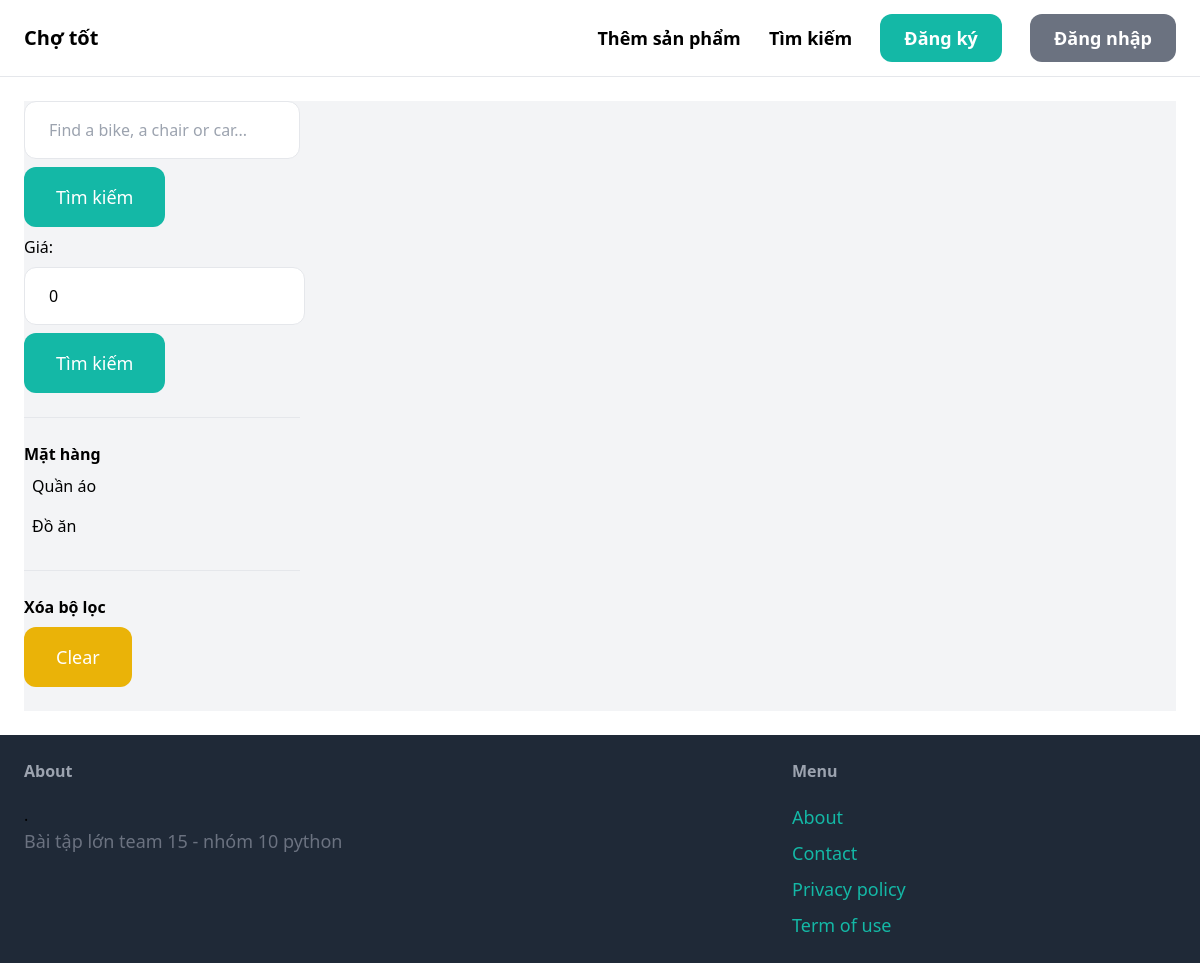
Page /items/?query=&category=3 on the earlier database version.
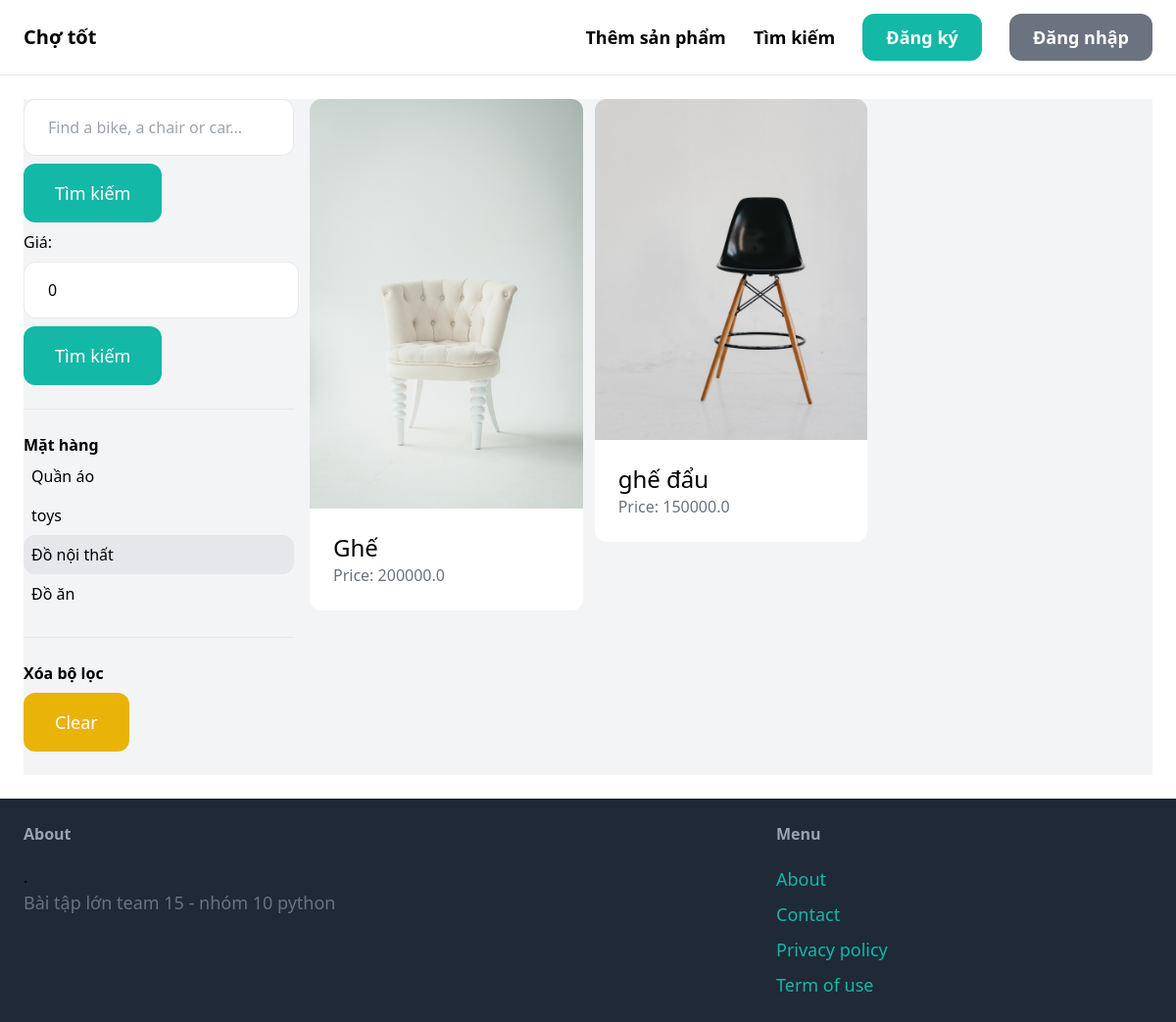
Same page on the later database version.
### item/models.py (models this page shows, shortened)
class Category(models.Model):
    name = models.CharField(max_length=255)
    class Meta:
        ordering = ('name',)
        verbose_name_plural = 'Categories'

class Item(models.Model):
    category = models.ForeignKey(Category, related_name='items', on_delete=models.CASCADE)
    name = models.CharField(max_length=255)
    description = models.TextField(blank=True, null=True)
    price = models.FloatField()
    image = models.ImageField(upload_to='item_images', blank=True, null=True)
    is_sold = models.BooleanField(default=False)
    created_by = models.ForeignKey(User, related_name='items', on_delete=models.CASCADE)
    created_at = models.DateTimeField(auto_now_add=True)

### item/views.py (the view)
# urls.py: path('', views.items, name='items'),
def items(request):
    query = request.GET.get('query', '')
    category_id = request.GET.get('category', 0)
    price = request.GET.get('price', 0)
    categories = Category.objects.all()
    items = Item.objects.filter(is_sold=False)
    if category_id:
        items = items.filter(category_id=category_id)
    if query:
        items = items.filter(Q(name__icontains=query) | Q(description__icontains=query))
    if price:
        items = items.filter(price__lte=float(price))
    return render(request, 'item/items.html', {
        'items': items,
        'query': query,
        'categories': categories,
        'category_id': int(category_id),
        'price': price
    })

### item/templates/item/items.html (shortened to what this page needs)
{% extends 'core/base.html' %}
{% block content %}
    <div class="pb-6 grid grid-cols-4 gap-4 bg-gray-100">
        <div class="col-span-1">
            <form method="get" action="{% url 'item:items' %}">
                <input name="query" class="w-full py-4 px-6 border rounded-xl" type="text" value="{{ query }}" placeholder="Find a bike, a chair or car...">
                <button class="mt-2 py-4 px-8 text-lg bg-teal-500 text-white rounded-xl">Tìm kiếm</button>
            </form>
            <form method="get" action="{% url 'item:items' %}">
                <div class="mt-2">
                    <label>Giá:</label>
                    <input name="price" type="number" value="{{ price }}" placeholder="Nhập giá tối đa" class="mt-2 py-4 px-6 border rounded-xl">
                </div>
                <button class="mt-2 py-4 px-8 text-lg bg-teal-500 text-white rounded-xl">Tìm kiếm</button>
            </form>
            <hr class="my-6">
            <p class="font-semibold">Mặt hàng</p>
            <ul>
                {% for category in categories %}
                    <li class="py-2 px-2 rounded-xl{% if category.id == category_id %} bg-gray-200{% endif %}">
                        <a href="{% url 'item:items' %}?query={{ query }}&category={{ category.id }}">{{ category.name}}</a>
                    </li>
                {% endfor %}
            </ul>
            <hr class="my-6">
            <p class="font-semibold">Xóa bộ lọc</p>
            <ul>
                <li><a href="{% url 'item:items' %}" class="mt-2 py-4 px-8 inline-block bg-yellow-500 text-lg rounded-xl text-white">Clear</a>
        </div>
        <div class="col-span-3">
            <div class="grid grid-cols-3 gap-3">
                {% for item in items %}
                    <div>
                        <a href="{% url 'item:detail' item.id %}">
                            <div>
                                <img src="{{ item.image.url }}" class="rounded-t-xl">
                            </div>
                            <div class="p-6 bg-white rounded-b-xl">
                                <h2 class="text-2xl">{{ item.name }}</h2>
                                <p class="text-gray-500">Price: {{ item.price }}</p>
                            </div>
                        </a>
                    </div>
                {% endfor %}
            </div>
        </div>
    </div>
{% endblock %}

### core/templates/core/base.html (shortened to what this page needs)
<!doctype html>
<html>
    <head>
        <script src="https://cdn.tailwindcss.com"></script>
    </head>
    <body>
        <nav class="py-6 px-6 flex justify-between items-center border-b border-gray-200">
            <a href="/" class="text-xl font-semibold">Chợ tốt</a>
            <div class="space-x-6">
                <a href="{% url 'item:new' %}" class="text-lg font-semibold hover:text-gray-500">Thêm sản phẩm</a>
                <a href="{% url 'item:items' %}" class="text-lg font-semibold hover:text-gray-500">Tìm kiếm</a>
                {% if request.user.is_authenticated %}
                    <a href="{% url 'conversation:inbox' %}" class="px-6 py-3 text-lg font-semibold bg-teal-500 text-white rounded-xl hover:bg-teal-700">Inbox</a>
                    <a href="{% url 'dashboard:index' %}" class="px-6 py-3 text-lg font-semibold bg-gray-500 text-white rounded-xl hover:bg-gray-700">Dashboard</a>
                    <form action="{% url 'core:logout' %}" method="post" class="inline">
                        {% csrf_token %}
                        <button type="submit" class="px-6 py-3 text-lg font-semibold bg-red-500 text-white rounded-xl hover:bg-red-700">Logout</button>
                    </form>
                {% else %}
                    <a href="{% url 'core:signup' %}" class="px-6 py-3 text-lg font-semibold bg-teal-500 text-white rounded-xl hover:bg-teal-700">Đăng ký</a>
                    <a href="{% url 'core:login' %}" class="px-6 py-3 text-lg font-semibold bg-gray-500 text-white rounded-xl hover:bg-gray-700">Đăng nhập</a>
                {% endif %}
            </div>
        </nav>
        <div class="px-6 py-6">
            {% block content %}
            {% endblock %}
        </div>
        <footer class="py-6 px-6 flex justify-between bg-gray-800">
            <div class="w-2/3 pr-10">
                <h3 class="mb-5 font-semibold text-gray-400">About</h3>
.
                <p class="text-lg text-gray-500">Bài tập lớn team 15 - nhóm 10 python</p>
            </div>
            <div class="w-1/3">
                <h3 class="mb-5 font-semibold text-gray-400">Menu</h3>
                <ul class="space-y-2">
                    <li><a href="#" class="text-lg text-teal-500 hover:text-teal-700">About</a></li>
                    <li><a href="{% url 'core:contact' %}" class="text-lg text-teal-500 hover:text-teal-700">Contact</a></li>
                    <li><a href="#" class="text-lg text-teal-500 hover:text-teal-700">Privacy policy</a></li>
                    <li><a href="#" class="text-lg text-teal-500 hover:text-teal-700">Term of use</a></li>
                </ul>
            </div>
        </footer>
    </body>
</html>

Differences in the rows shown:
added Category: name "toys"
added Category: name "Đồ nội thất"
added Item: image (picture), name "Ghế", price "200000.0"
added Item: image (picture), name "ghế đẩu", price "150000.0"
